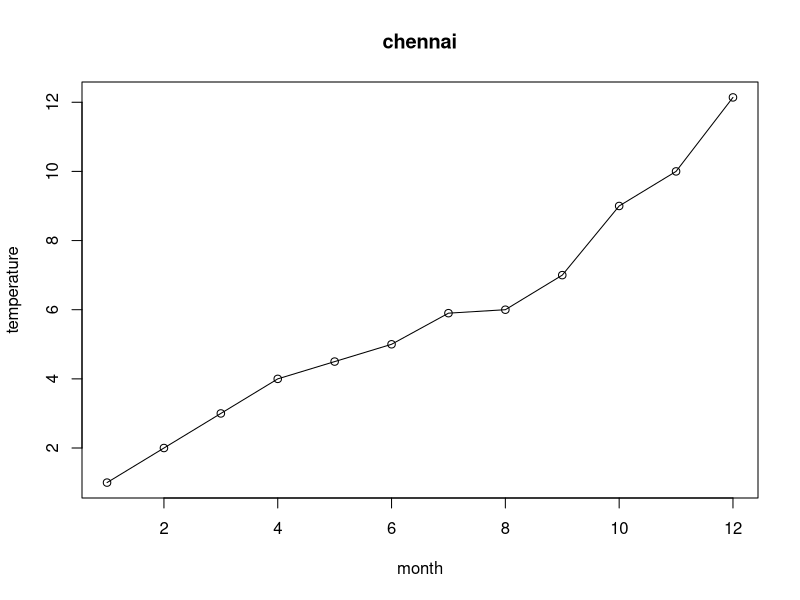

R code for this plot:
X<-c(1:12)
Y<-c(1,2,3,4,4.5,5,5.9,6,7,9,10,12.14)
plot(X,Y,xlab="month",ylab="temperature",main="chennai",type="o")
  
